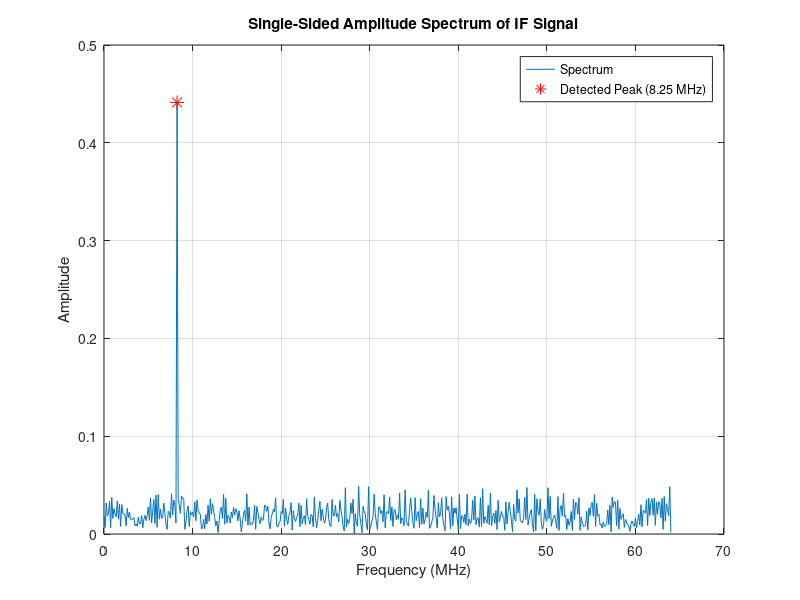

Here is the MATLAB script that generated this plot:
clear; close all; clc;

fc = 77e9;
B = 150e6;
Tchirp = 8e-6;
K = B / Tchirp;
Nr = 1024;
c = 3e8;

data = load('fmcw_basic_a(1).mat');
x1 = data.x1;

fs = Nr / Tchirp;

Y = fft(x1, Nr);

P2 = abs(Y / Nr);
P1 = P2(1:Nr/2+1);
P1(2:end-1) = 2*P1(2:end-1);

f = fs * (0:(Nr/2)) / Nr;

[peak_amplitude, idx] = max(P1);
fm = f(idx);

range = (c * fm) / (2 * K);

figure;
plot(f / 1e6, P1);
grid on;
title('Single-Sided Amplitude Spectrum of IF Signal');
xlabel('Frequency (MHz)');
ylabel('Amplitude');
hold on;
plot(fm / 1e6, peak_amplitude, 'r*', 'MarkerSize', 10);
legend('Spectrum', sprintf('Detected Peak (%.2f MHz)', fm/1e6));
hold off;

fprintf('Detected IF frequency (fm): %.2f MHz\n', fm / 1e6);
fprintf('Calculated target distance: %.2f meters\n', range);
